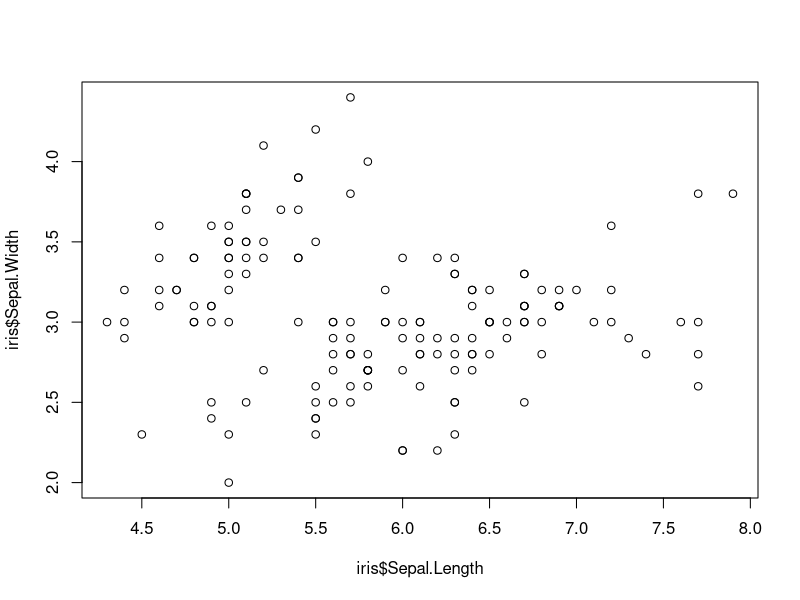
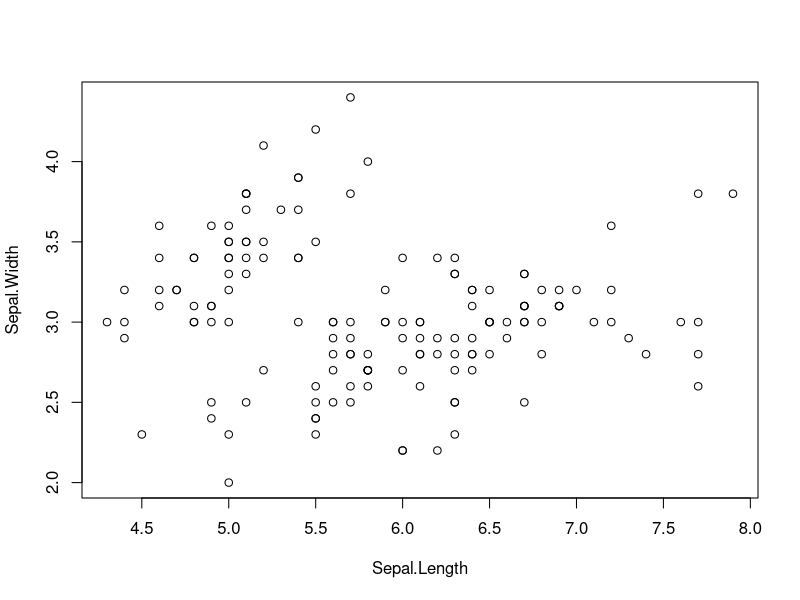
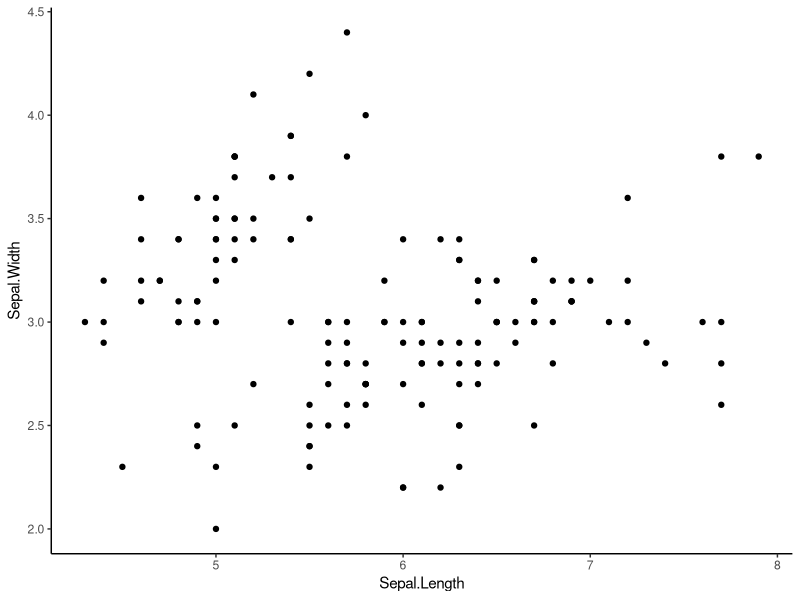
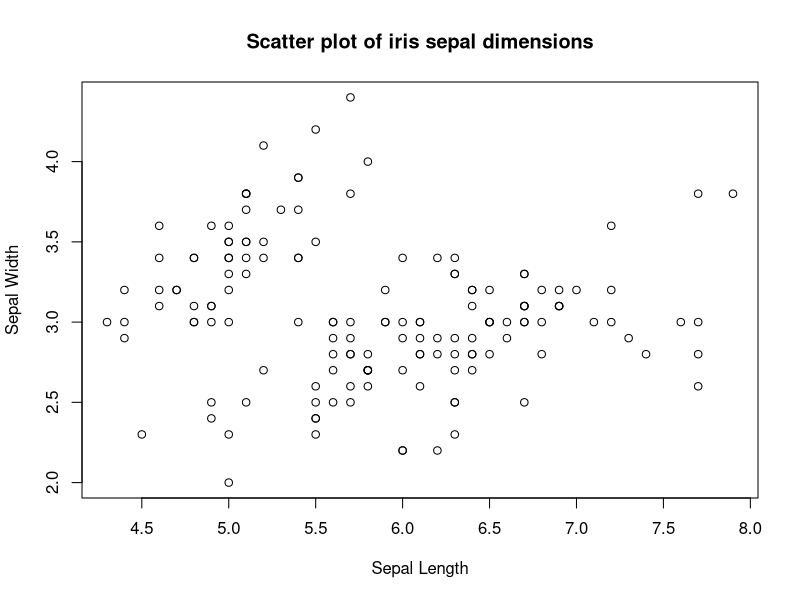
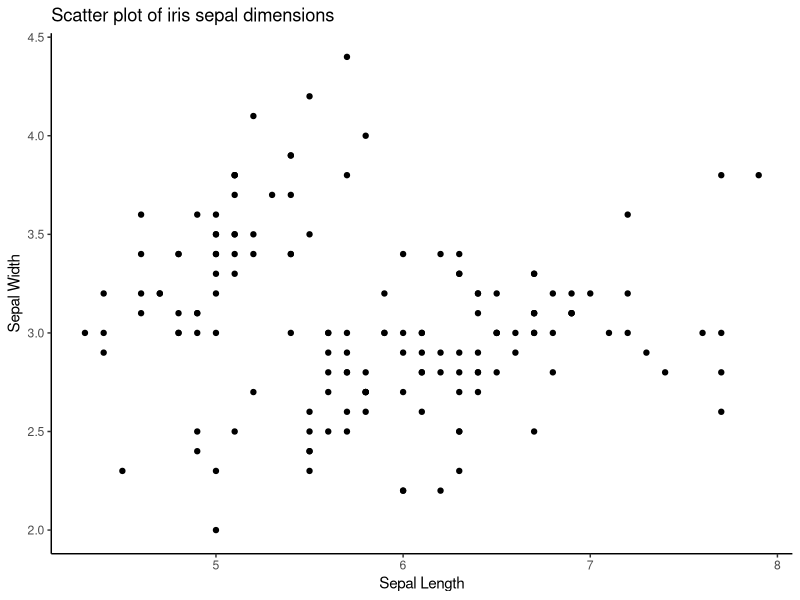
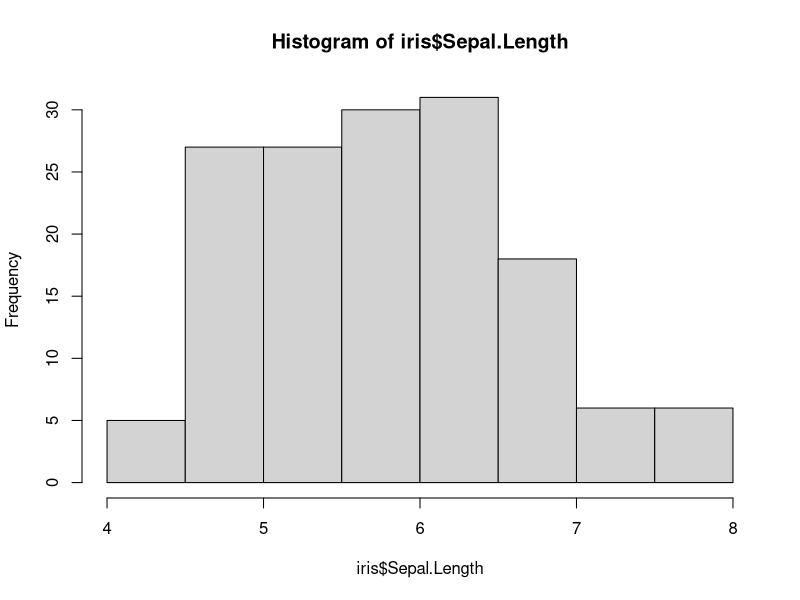
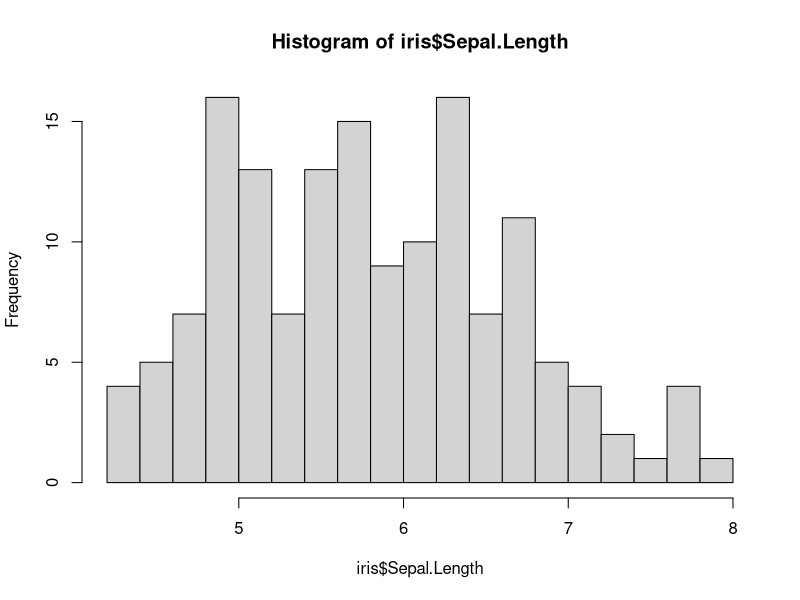
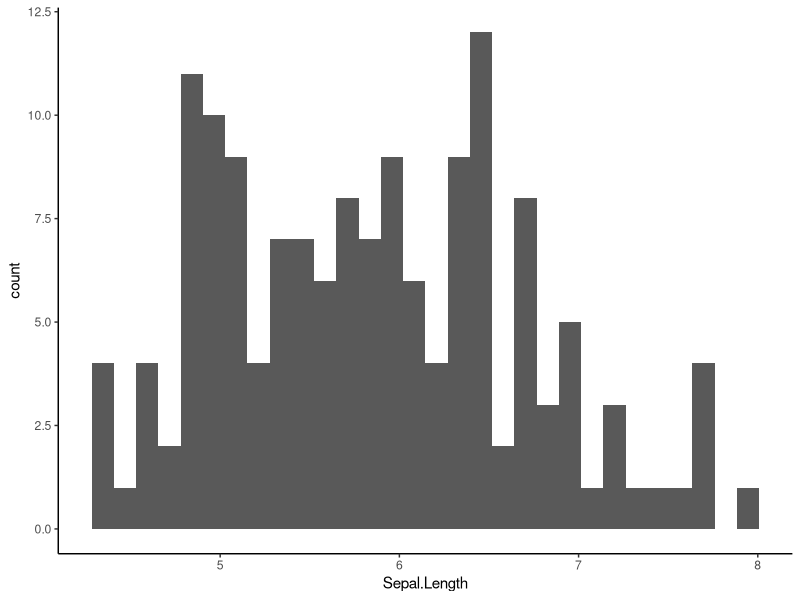

These figures' R source, in order:
## ---- chunk 1
#| message: false
#| warning: false
library(tidyverse)
theme_set(theme_classic())
## ---- chunk 2
# objectName <- dataStructure
## ---- chunk 3
vec_a <- c(1, 4, 6)
vec_b <- 12:15
vec_c <- seq(1, 15, by=2)
## ---- chunk 4
vec_d <- c("Site A", "Site B")
vec_e <- c(TRUE, FALSE, FALSE)
## ---- chunk 5
length(vec_a) # how many elements?
class(vec_b) # what type of data?
str(vec_e) # what is the structure?
## ---- chunk 6
vec_f <- c(1, 3.2, "magnesium")
str(vec_f)
## ---- chunk 7
mx_A <- matrix(1:8, nrow=4, ncol=2)
mx_A
str(mx_A)
mx_B <- matrix(c("A", "B", "C", "D"), nrow=2)
mx_B
str(mx_B)
## ---- chunk 8
# columnName = vectorOfData
df_A <- data.frame(columnA=1:3,
                   columnB=c("A", "B", "C"),
                   columnC=c(T, F, F))
df_A
str(df_A)
## ---- chunk 9
vec_a
vec_a[1]
vec_a[3]
## ---- chunk 10
vec_a[2:3]
vec_a[c(1, 3)]
## ---- chunk 11
mx_A
mx_A[2, 1] # [rows, columns]
mx_A[1:2, 2]
## ---- chunk 12
mx_A[1, ] # row 1, do not specify columns
mx_A[ , 1] # column 1, do not specify rows
## ---- chunk 13
df_A
df_A$columnA
df_A$columnB
## ---- chunk 14
df_A$columnB[2:3]
## ---- chunk 15
vec_b
vec_b == 13
vec_c
vec_c <= 5
vec_d
vec_d == "Site A"
vec_d != "Site A"
## ---- chunk 16
vec_c
vec_c <= 5
vec_c[vec_c <= 5]
## ---- chunk 17
df_A
df_A$columnB[df_A$columnB == "C"]
df_A[df_A$columnB == "C", ] # specify rows, do not specify columns
df_A[df_A$columnB == "C", 1:2] # specify rows, specify columns
## ---- chunk 18
head(iris)
# plot(x_vector, y_vector)
plot(iris$Sepal.Length, iris$Sepal.Width)
## ---- chunk 19
# plot(y_column ~ x_column, data=dataframe_name)
plot(Sepal.Width ~ Sepal.Length, data=iris)
## ---- chunk 20
ggplot(iris, aes(x=Sepal.Length, y=Sepal.Width)) + 
  geom_point()
## ---- chunk 21
plot(Sepal.Width ~ Sepal.Length, data=iris, 
     xlab="Sepal Length", ylab="Sepal Width", 
     main="Scatter plot of iris sepal dimensions")
## ---- chunk 22
ggplot(iris, aes(x=Sepal.Length, y=Sepal.Width)) + 
  geom_point() + 
  labs(x="Sepal Length", 
       y="Sepal Width",
       title="Scatter plot of iris sepal dimensions")
## ---- chunk 23
hist(iris$Sepal.Length)
hist(iris$Sepal.Length, breaks=15)
## ---- chunk 24
ggplot(iris, aes(Sepal.Length)) + 
  geom_histogram()
ggplot(iris, aes(Sepal.Length)) + 
  geom_histogram(bins=15)
## ---- chunk 25
binom_prob_df <- data.frame(x=0:10) |>
  mutate(prob=dbinom(x, size=10, prob=0.3))
barplot(binom_prob_df$prob, names.arg=binom_prob_df$x)
## ---- chunk 26
ggplot(binom_prob_df, aes(x=x, y=prob)) + 
  geom_bar(stat="identity") 
## ---- chunk 27
ggplot(binom_prob_df, aes(x=x, y=prob)) + 
  geom_bar(stat="identity") +
  scale_x_discrete(limits=0:10)
## ---- chunk 28
head(mtcars)
ggplot(mtcars, aes(cyl)) + 
  geom_bar()
